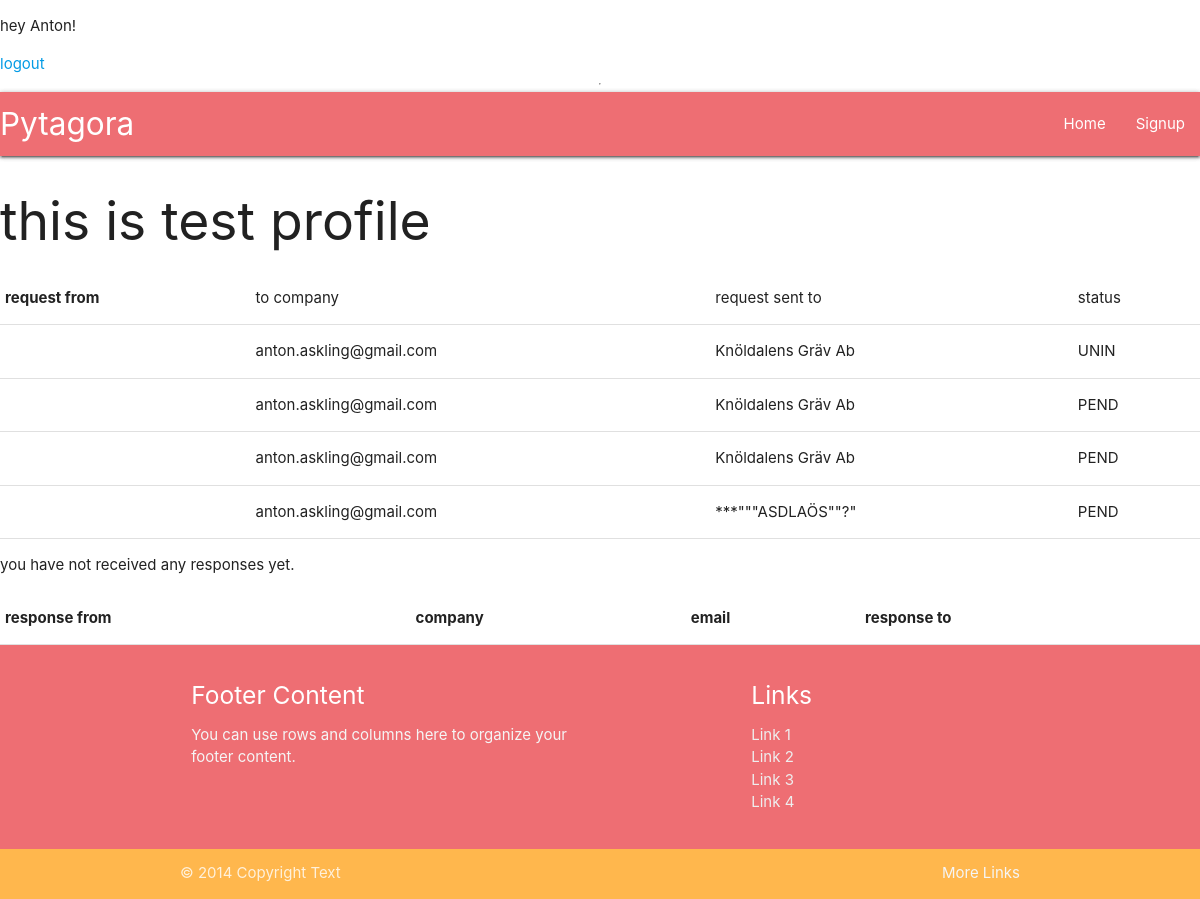
Screenshot of /profile/ (signed in) with the database file from the repository.
### core/models.py (models this page shows, shortened)
class User(PermissionsMixin, AbstractBaseUser):
    email = models.EmailField(_("email adress"), max_length=254, unique=True)
    first_name = models.CharField(_("first name"), max_length=50)
    last_name = models.CharField(_("last name"), max_length=50)
    date_joined = models.DateTimeField(_("date joined"), auto_now_add=True)
    last_login = models.DateTimeField(_("last login"), auto_now=True)
    is_active = models.BooleanField(_("active"), default=True)
    is_staff = models.BooleanField(_("staff"), default=True)
    is_recruiter = models.BooleanField(_("recruiter"), default=False)
    objects = UserManager()
    USERNAME_FIELD = "email"
    REQUIRED_FIELDS = []
    class Meta:
        verbose_name = _("user")
        verbose_name_plural = _("user")

### userprofile/models.py (models this page shows, shortened)
class RefRequest(models.Model):
    profile = models.ForeignKey(Profile, verbose_name=_("profile"), on_delete=models.CASCADE)
    company_name = models.CharField(_("company name"), max_length=100, null=True, blank=True)
    company_slug = models.SlugField(_("company_slug"), null=True, blank=True, unique=False, max_length=150)
    date_from = PartialDateField( verbose_name=_("date from"))
    date_to = PartialDateField(verbose_name=_("date to"))
    to_email = models.EmailField(_("to email"), max_length=254, null=True, blank=True)
    UNINITIATED = "UNIN"
    PENDING = "PEND"
    COMPLETE = "COMP"
    STATUS_CHOICES = [
        (UNINITIATED, "Uninitiated"),
        (PENDING, "Pending"),
        (COMPLETE, "Complete"),
    ]
    status = models.CharField(_("status"), max_length=4, choices=STATUS_CHOICES, default=UNINITIATED,)
    time_sent = models.DateTimeField(_("time_sent"), auto_now_add=True, null=True)
    class Meta:
        verbose_name = "Reference request"
        verbose_name_plural = "Reference requests"

### userprofile/views.py (the view)
# urls.py: path("profile/", TestProfileView.as_view(), name="test_profile"),
class TestProfileView(LoginRequiredMixin, ListView):
    model = Profile
    context_object_name = "profile"
    template_name="userprofile/test_profile.html"
    def get_context_data(self, **kwargs):
        context = super().get_context_data(**kwargs)
        context["profile"] = context["profile"].filter(user=self.request.user)
        context["requests"] = context["profile"][0].refrequest_set.all()
        context["comp_responses"] = context["profile"][0].refresponse_set.all(
        ).filter(ref_request__status="COMP")
        return context

### userprofile/models.py (called while the page is built)
    def __str__(self):
        return f"{self.first_name} {self.last_name}"

### userprofile/templates/userprofile/test_profile.html
{% extends "base.html" %}
{% block content %}
    <h2>this is test profile</h2>
    <table>
        <tr>
            <th>request from</th>
            <td>to company</td>
            <td>request sent to</td>
            <td>status</td>
        </tr>
            {% for request in requests %}
            <tr>
                <td>{{ request.profile }}</td>
                <td>{{ request.to_email }}</td>
                <td>{{ request.company_name }}</td>
                <td>{{ request.status }}</td>
            </tr>
            {% empty %}
            <p>no requests has been made yet</p>
            {% endfor %}
    </table>
    <table>
        <tr>
            <th>response from</th>
            <th>company</th>
            <th>email</th>
            <th>response to</th>
        </tr>
            {% for response in comp_responses %}
            <tr>
                <td>{{ response.get_full_name }}</td>
                <td>{{ response.company_name }}</td>
                <td>{{ response.email }}</td>
                <td><a href="{% url 'reference_detail' response.id %}">details</a></td>
            </tr>
            {% empty %}
            <p>you have not received any responses yet.</p>
            {% endfor %}
    </table>
{% endblock content %}

### userprofile/templates/base.html (shortened to what this page needs)
{% load static %}
<!DOCTYPE html>
<html lang="en">
    <head>
        <link type="text/css"
              rel="stylesheet"
              href="{% static 'materialize/css/materialize.min.css' %}"
              media="screen,projection"/>
        <link rel="stylesheet" href="{% static 'base/css/style.css' %}"/>
    </head>
    <body>
        {% if user.is_authenticated %}
        <p>hey {{ user.first_name }}!</p>
        <a href="{% url 'logout' %}">logout</a>
        {% else %}
        <a href="{% url 'login' %}"> login</a>
        {% endif %}
        <hr />
        <header>
            <nav>
                <div class="nav-wrapper z-depth-1">
                    <a href="{% url 'home' %}" class="brand-logo">Pytagora</a>
                    <ul class="right hide-on-med-and-down">
                        <li>
                            <a href="{% url 'home' %}">Home</a>
                        </li>
                        <li>
                            <a href="{% url 'signup' %}">Signup</a>
                        </li>
                    </ul>
                </div>
            </nav>
        </header>
       <main>
        {% block content %}
        {% endblock content %}
       </main>
        <footer class="page-footer pytagora-orange" >
            <div class="container">
                <div class="row">
                    <div class="col l6 s12">
                        <h5 class="white-text">Footer Content</h5>
                        <p class="grey-text text-lighten-4">You can use rows and columns here to organize your footer content.</p>
                    </div>
                    <div class="col l4 offset-l2 s12">
                        <h5 class="white-text">Links</h5>
                        <ul>
                            <li>
                                <a class="grey-text text-lighten-3" href="#!">Link 1</a>
                            </li>
                            <li>
                                <a class="grey-text text-lighten-3" href="#!">Link 2</a>
                            </li>
                            <li>
                                <a class="grey-text text-lighten-3" href="#!">Link 3</a>
                            </li>
                            <li>
                                <a class="grey-text text-lighten-3" href="#!">Link 4</a>
                            </li>
                        </ul>
                    </div>
                </div>
            </div>
            <div class="footer-copyright orange lighten-2">
                <div class="container">
                    © 2014 Copyright Text
                    <a class="grey-text text-lighten-4 right" href="#!">More Links</a>
                </div>
            </div>
        </footer>
    </body>
</html>

### staticfiles/base/css/style.css (style rules this page uses)
body { display: flex; min-height: 100vh; flex-direction: column; }
main { flex: 1 0 auto; }
header { z-index: 3; }

### rows the page displays
User: first_name "Anton"
RefRequest: to_email "anton.askling@gmail.com", company_name "Knöldalens Gräv Ab", status "UNIN"
RefRequest: to_email "anton.askling@gmail.com", company_name "Knöldalens Gräv Ab", status "PEND"
RefRequest: to_email "anton.askling@gmail.com", company_name "Knöldalens Gräv Ab", status "PEND"
RefRequest: to_email "anton.askling@gmail.com", company_name "***\"\"\"ASDLAÖS\"\"?\"", status "PEND"
